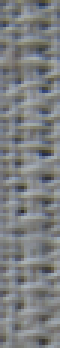
%> input picture code/common_defect/duanjing11.bmp, 20 x 116 px (shown 3 times larger)
$ octave --eval "result = WLD(imread('common_defect/duanjing11.bmp'));"   (GNU Octave 9; MATLAB toolbox functions it lacks are replaced by stand-ins)
%> lines starting %> are read from the running program, lines starting %| are printed output that depends on the picture
function [d_differential_excitation,direction]=WLD(image)
%  WLD returns the local texture pattern of an image.
d_image=double(image);
[ysize xsize] = size(image);% Determine the dimensions of the input image.
%> ysize = 116; xsize = 60
% Block size, each WLD code is computed within a block of size bsizey*bsizex
bsizey=3;
bsizex=3;
BELTA=5; % to avoid that center pixture is equal to zero
ALPHA=1; % like a lens to magnify or shrink the difference between neighbors
EPSILON=0.0000001;
PI=3.141592653589;
numNeighbors=8;  % using 3*3 patch for example

% Minimum allowed size for the input image depends on the radius of the used LBP operator.
if(xsize < bsizex || ysize < bsizey)
  error('Too small input image. Should be at least (2*radius+1) x (2*radius+1)');
end
% filter
%    1  2  3  4   5  6  7  8  9
f00=[1, 1, 1; 1, -8, 1; 1, 1, 1];
f01=[0, 0, 0; 1, 0, -1; 0, 0, 0];
f02=[0, -1, 0;0, 0, 0; 0, 1, 0];
% Calculate dx and dy;
dx = xsize - bsizex;
%> dx = 57
dy = ysize - bsizey;
%> dy = 113

% two matriies
% Initialize the result matrix with zeros.
d_differential_excitation = zeros(dy+1,dx+1);
direction=ones(dy+1,dx+1).*(PI/2);
gray_different=imfilter(d_image,f00);
orign=ceil(bsizey/2);
d_differential_excitation = atan(ALPHA.*gray_different(orign:(orign+dy),orign:(orign+dx))./(d_image(orign:(orign+dy),orign:(orign+dx))+BELTA));
d_h=imfilter(d_image,f01);
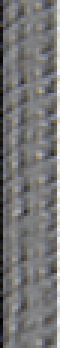
%> d_h: size 116x20x3 double (shown 3 times larger); mean R, G, B -0.6, -0.6, -0.5; drawn with min black and max white
direction_h=d_h(orign:(orign+dy),orign:(orign+dx));
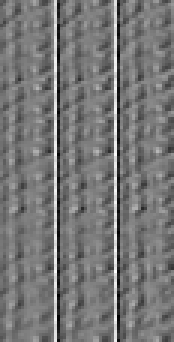
%> direction_h: size 114x58 double (shown 3 times larger); min -156, max 178, mean -1; drawn with min black and max white
d_v=imfilter(d_image,f02);
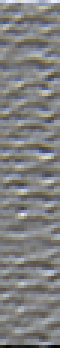
%> d_v: size 116x20x3 double (shown 3 times larger); mean R, G, B 0.1, 0.2, 0.3; drawn with min black and max white
direction_v=d_v(orign:(orign+dy),orign:(orign+dx));
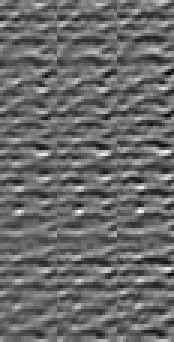
%> direction_v: size 114x58 double (shown 3 times larger); min -94, max 132, mean 0.3; drawn with min black and max white
index=find(abs(direction_h)>=EPSILON);
%> index = 6514 values from 1 to 6612
direction(index)=atan(direction_v(index)./direction_h(index));
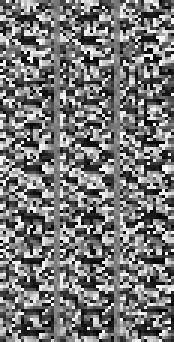
%> direction: size 114x58 double (shown 3 times larger); min -1.56, max 1.57, mean -0.104; drawn with min black and max white
index=find(direction_h< -EPSILON);
%> index = 3182 values from 1 to 6612
direction(index)=direction(index)+PI;
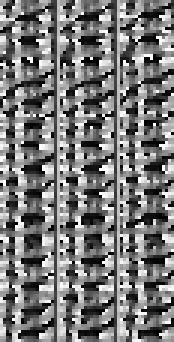
%> direction: size 114x58 double (shown 3 times larger); min -1.56, max 4.7, mean 1.41; drawn with min black and max white
index=find(direction_v< -EPSILON & direction_h > EPSILON);
%> index = 1851 values from 11 to 6607
direction(index)=direction(index)+2*PI;
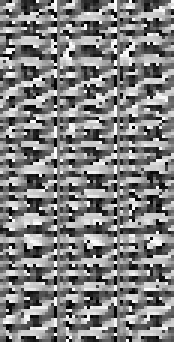
%> direction: size 114x58 double (shown 3 times larger); min 0, max 6.28, mean 3.17; drawn with min black and max white
direction=direction.*180/PI;
end

$ run again, on code/common_defect/duanjing19.bmp
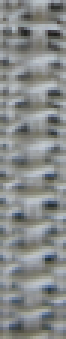
%> input picture code/common_defect/duanjing19.bmp, 22 x 113 px (shown 3 times larger)
%> in WLD, `direction_v=d_v(orign:(orign+dy),orign:(orign+dx));`:
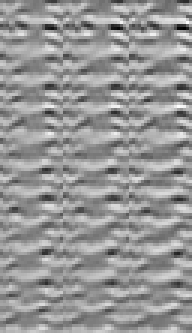
%> direction_v: size 111x64 double (shown 3 times larger); min -171, max 118, mean -0.2; drawn with min black and max white
%> in WLD, `index=find(abs(direction_h)>=EPSILON);`: index = 7016 values from 1 to 7104
%> in WLD, `index=find(direction_h< -EPSILON);`: index = 3895 values from 7 to 7100
%> in WLD, `index=find(direction_v< -EPSILON & direction_h > EPSILON);`: index = 1760 values from 1 to 7104
%> in WLD, `direction(index)=direction(index)+2*PI;`:
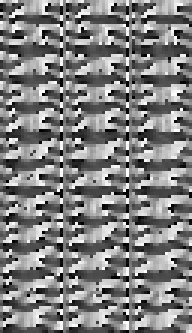
%> direction: size 111x64 double (shown 3 times larger); min 0, max 6.28, mean 3.17; drawn with min black and max white
